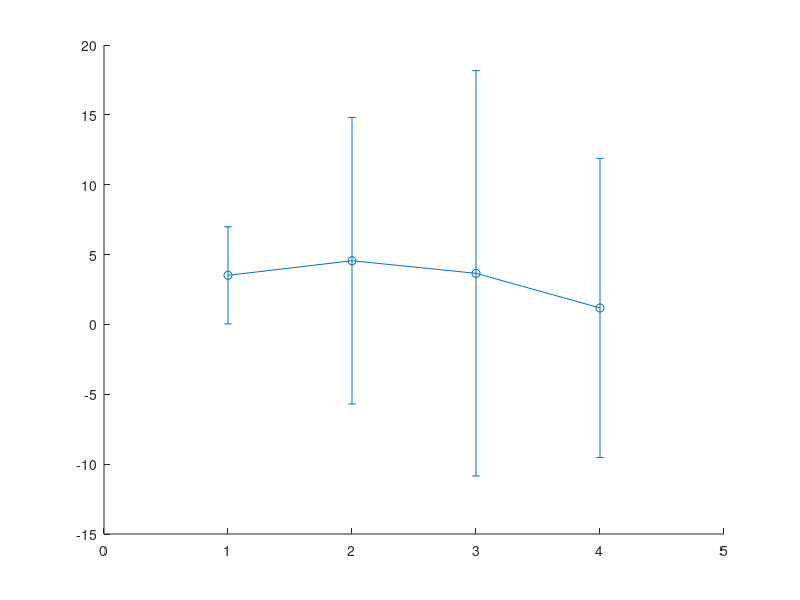

Reproduce this figure in MATLAB. (Note: this script raises an error after producing the figure.)
% Assuming meansIndexCamp, meansIndexCampW, stdIndexCamp, and stdIndexCampW are already calculated.
% meansIndexCampW = [0.2464; 2.9907; 0.7628; -5.5920];
% meansIndexCamp = [3.7603; 7.5495; 6.3475; 7.19042];
% 
% stdIndexCamp = [1.9557; 9.0971; 12.8660; 10.8225];
% stdIndexCampW = [2.8740; 4.7275; 17.4484; 40.0838];

meansIndexCampW = [0.2464; 2.9907; 7.4439; 7.9587];
meansIndexCamp = [3.7603; 7.5495; 11.1009; 6.7782];

stdIndexCamp = [1.9557; 9.0971; 12.2531; 8.8390];
stdIndexCampW = [2.8740; 4.7275; 7.7646; 6.0391];

% Calculate the difference of the means
diffMeans = abs(meansIndexCampW - meansIndexCamp);

% Calculate the combined standard deviation assuming independence
diffStd = sqrt(stdIndexCamp.^2 + stdIndexCampW.^2);

% Plotting the difference of means with combined std error bars
figure;
hold on;

% Plot the difference of means with error bars
errorbar(1:4, diffMeans, diffStd, '-o', 'DisplayName', 'Difference (With - Without Reallocation)');

% Add title and labels
title('Difference of Mean Index Values across Scenarios');
xlabel('Scenario');
ylabel('Difference in Mean Index Value (With - Without Reallocation)');
xticks(1:num_scenarios);
xticklabels({'2H2R', '3H2R', '4H2R', '4H3R'});
grid on;

% Add a legend to distinguish the plot
legend;

% Display the plot
drawnow;
